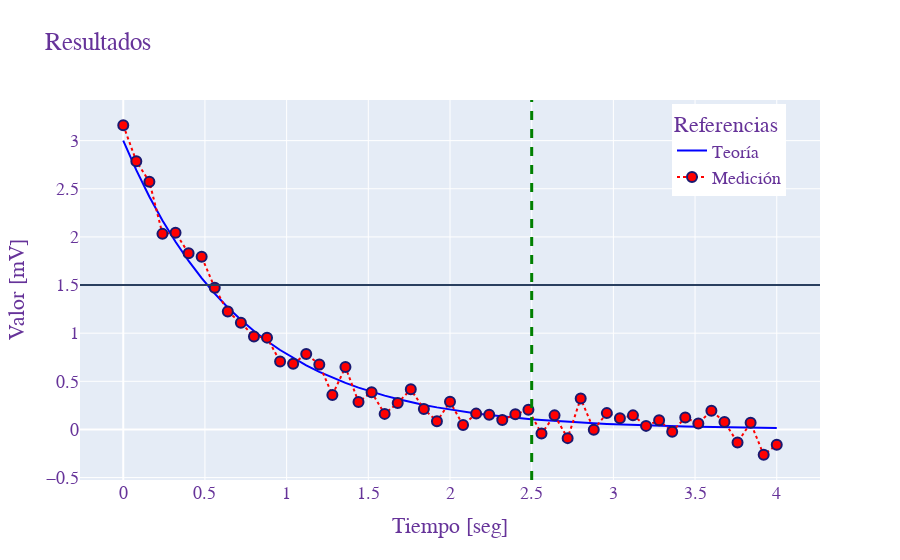

Notebook code cell kept with this figure:
### Markdown cell above
Podemos tambien graficar lineas verticales y horizontales usando `axvline` y `axhline`

### Code cell
fig.add_hline(y=1.5)
fig.add_vline(x=2.5, line_width=3, line_dash="dash", line_color="green")
fig.show()

### Figure 1 — Plotly figure (JSON) as saved in the notebook; plotly's stock layout.template omitted (floating-point values rounded to 4 significant figures)
{"data": [{"line": {"color": "blue", "width": 2}, "name": "Teoría", "type": "scatter", "x": [0, 0.08, 0.16, 0.24, 0.32, 0.4, 0.48, 0.56, 0.64, 0.72, 0.8, 0.88, 0.96, 1.04, 1.12, 1.2, 1.28, 1.36, 1.44, 1.52, 1.6, 1.68, 1.76, 1.84, 1.92, 2, 2.08, 2.16, 2.24, 2.32, 2.4, 2.48, 2.56, 2.64, 2.72, 2.8, 2.88, 2.96, 3.04, 3.12, 3.2, 3.28, 3.36, 3.44, 3.52, 3.6, 3.68, 3.76, 3.84, 3.92, 4], "y": [3, 2.693, 2.418, 2.171, 1.949, 1.75, 1.571, 1.411, 1.268, 1.138, 1.023, 0.9187, 0.8253, 0.7415, 0.6662, 0.5986, 0.5379, 0.4834, 0.4345, 0.3905, 0.351, 0.3155, 0.2836, 0.2549, 0.2292, 0.2061, 0.1853, 0.1666, 0.1498, 0.1347, 0.1211, 0.1089, 0.09798, 0.08813, 0.07926, 0.0713, 0.06413, 0.05769, 0.0519, 0.04669, 0.04201, 0.03779, 0.034, 0.0306, 0.02753, 0.02477, 0.02229, 0.02006, 0.01805, 0.01625, 0.01462]}, {"line": {"color": "red", "dash": "dot", "width": 2}, "marker": {"color": "red", "line": {"color": "midnightblue", "width": 2}, "size": 10, "symbol": "circle"}, "mode": "lines+markers", "name": "Medición", "type": "scatter", "x": [0, 0.08, 0.16, 0.24, 0.32, 0.4, 0.48, 0.56, 0.64, 0.72, 0.8, 0.88, 0.96, 1.04, 1.12, 1.2, 1.28, 1.36, 1.44, 1.52, 1.6, 1.68, 1.76, 1.84, 1.92, 2, 2.08, 2.16, 2.24, 2.32, 2.4, 2.48, 2.56, 2.64, 2.72, 2.8, 2.88, 2.96, 3.04, 3.12, 3.2, 3.28, 3.36, 3.44, 3.52, 3.6, 3.68, 3.76, 3.84, 3.92, 4], "y": [3.16, 2.786, 2.574, 2.032, 2.042, 1.831, 1.793, 1.471, 1.224, 1.109, 0.9651, 0.9537, 0.7057, 0.6831, 0.784, 0.6752, 0.3573, 0.6484, 0.2848, 0.3864, 0.1617, 0.2752, 0.4164, 0.2133, 0.08446, 0.287, 0.04548, 0.1644, 0.1523, 0.09817, 0.1574, 0.2038, -0.04317, 0.1462, -0.09021, 0.3226, -0.004157, 0.1696, 0.1163, 0.1462, 0.03705, 0.09434, -0.02368, 0.1229, 0.06154, 0.1948, 0.07724, -0.1357, 0.06867, -0.2629, -0.1589]}], "layout": {"font": {"color": "RebeccaPurple", "family": "Courier New, monospace", "size": 18}, "legend": {"title": {"text": "Referencias"}, "x": 0.8, "xanchor": "left", "y": 0.99, "yanchor": "top"}, "shapes": [{"type": "line", "x0": 0, "x1": 1, "xref": "x domain", "y0": 1.5, "y1": 1.5, "yref": "y"}, {"line": {"color": "green", "dash": "dash", "width": 3}, "type": "line", "x0": 2.5, "x1": 2.5, "xref": "x", "y0": 0, "y1": 1, "yref": "y domain"}], "title": {"text": "Resultados"}, "xaxis": {"title": {"text": "Tiempo [seg]"}}, "yaxis": {"title": {"text": "Valor [mV]"}}}}
